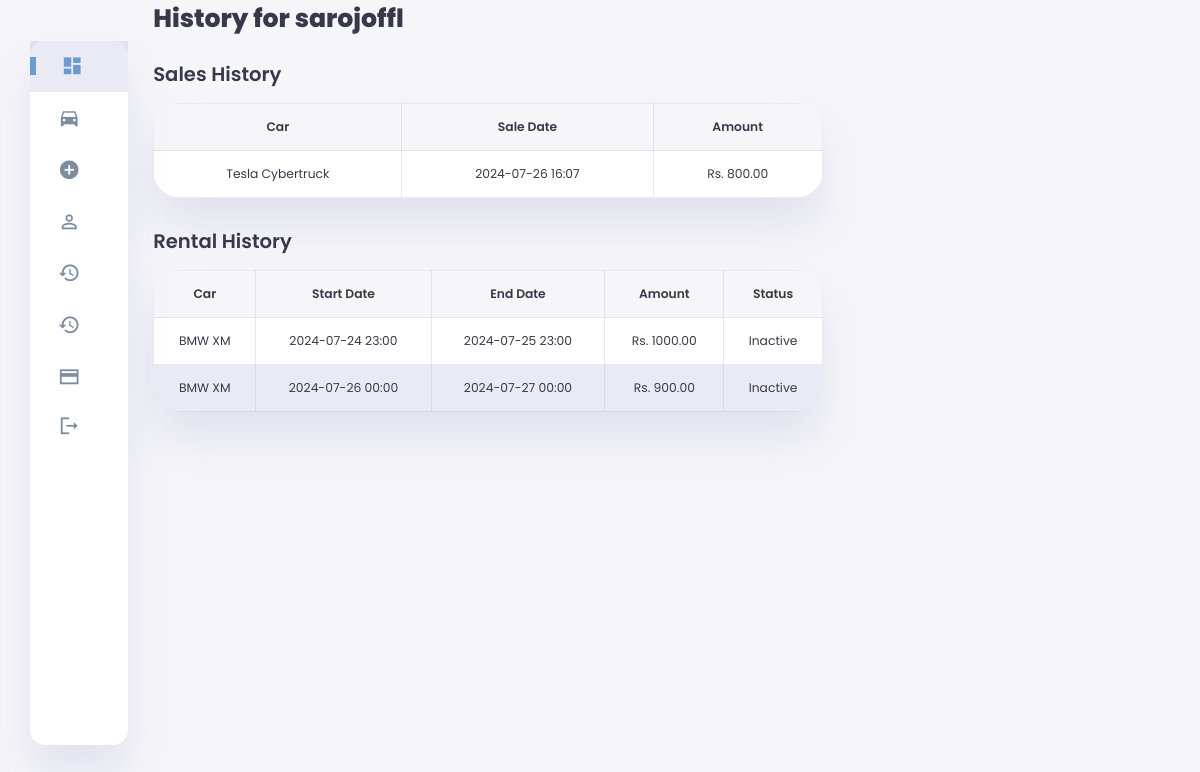
Page /admin_user_history/3/ (signed in) on the committed database.
### sales_rental/models.py (models this page shows, shortened)
class User(AbstractUser):
    email_confirmed = models.BooleanField(default=False)
    otp = models.CharField(max_length=6, null=True, blank=True)
    otp_expiration = models.DateTimeField(null=True, blank=True)
    watchlist = models.ManyToManyField('Car', related_name='watchlisted_by', blank=True)
    phone_number = models.CharField(max_length=15, null=True, blank=True)

class Sale(models.Model):
    car = models.ForeignKey(Car, related_name='sales', on_delete=models.CASCADE)
    buyer = models.ForeignKey(User, on_delete=models.CASCADE)
    sale_date = models.DateTimeField(auto_now_add=True)
    amount = models.DecimalField(max_digits=10, decimal_places=2, default=0.00)

class Car(models.Model):
    make = models.CharField(max_length=50)
    model = models.CharField(max_length=50)
    year = models.PositiveIntegerField()
    price = models.DecimalField(max_digits=10, decimal_places=2)
    description = models.TextField()
    images = models.ManyToManyField('CarImage', related_name='cars', blank=True)
    discount = models.DecimalField(max_digits=5, decimal_places=2, null=True, blank=True)
    is_available_for_sale = models.BooleanField(default=True)
    is_available_for_rent = models.BooleanField(default=True)

class Rental(models.Model):
    car = models.ForeignKey(Car, related_name='rentals', on_delete=models.CASCADE)
    renter = models.ForeignKey(User, on_delete=models.CASCADE)
    rental_start_date = models.DateTimeField()
    rental_end_date = models.DateTimeField()
    amount = models.DecimalField(max_digits=10, decimal_places=2, default=0.00)
    cancellation_reason = models.CharField(max_length=255, blank=True, null=True)
    cancellation_date = models.DateTimeField(blank=True, null=True)
    is_active = models.BooleanField(default=True)

### sales_rental/admin_views.py (the view)
# urls.py: path('admin_user_history/<int:user_id>/', admin_views.admin_user_history, name='admin_user_history'),
@user_passes_test(lambda u: u.is_superuser)
def admin_user_history(request, user_id):
    user = get_object_or_404(User, pk=user_id)
    sales = Sale.objects.filter(buyer=user)
    rentals = Rental.objects.filter(renter=user)
    context = {
        'user': user,
        'sales': sales,
        'rentals': rentals
    }
    return render(request, 'admin_user_history.html', context)

### sales_rental/context_processors.py (called while the page is built)
def current_year(request):
    return {'current_year': datetime.now().year}

### sales_rental/templates/admin_user_history.html
{% extends "admin_base.html" %}
{% block content %}
<h1>History for {{ user.username }}</h1>
<div class="history-section">
    {% if sales.exists %}
    <h2>Sales History</h2>
    <table>
        <thead>
            <tr>
                <th>Car</th>
                <th>Sale Date</th>
                <th>Amount</th>
            </tr>
        </thead>
        <tbody>
            {% for sale in sales %}
            <tr>
                <td>{{ sale.car.make }} {{ sale.car.model }}</td>
                <td>{{ sale.sale_date|date:"Y-m-d H:i" }}</td>
                <td>Rs. {{ sale.amount|floatformat:2 }}</td>
            </tr>
            {% endfor %}
        </tbody>
    </table>
    {% endif %}
</div>
<div class="history-section">
    {% if rentals.exists %}
    <h2>Rental History</h2>
    <table>
        <thead>
            <tr>
                <th>Car</th>
                <th>Start Date</th>
                <th>End Date</th>
                <th>Amount</th>
                <th>Status</th>
            </tr>
        </thead>
        <tbody>
            {% for rental in rentals %}
            <tr>
                <td>{{ rental.car.make }} {{ rental.car.model }}</td>
                <td>{{ rental.rental_start_date|date:"Y-m-d H:i" }}</td>
                <td>{{ rental.rental_end_date|date:"Y-m-d H:i" }}</td>
                <td>Rs. {{ rental.amount|floatformat:2 }}</td>
                <td>{{ rental.is_active|yesno:"Active,Inactive" }}</td>
            </tr>
            {% endfor %}
        </tbody>
    </table>
    {% endif %}
</div>
{% endblock %}

### sales_rental/static/css/admin-style.css (style rules this page uses)
:root { --color-primary: #6C9BCF; --color-danger: #FF0060; --color-success: #1B9C85; --color-warning: #F7D060; --color-white: #fff; --color-info-dark: #7d8da1; --color-dark: #363949; --color-light: rgba(132, 139, 200, 0.18); --color-dark-variant: #677483; --color-background: #f6f6f9; --card-border-radius: 2rem; --border-radius-1: 0.4rem; --border-radius-2: 1.2rem; --card-padding: 1.8rem; --padding-1: 1.2rem; --box-shadow: 0 2rem 3rem var(--color-light); }
* { margin: 0; padding: 0; outline: 0; appearance: 0; border: 0; text-decoration: none; box-sizing: border-box; }
html { font-size: 14px; }
body { width: 100vw; height: 100vh; font-family: 'Poppins', sans-serif; font-size: 0.88rem; user-select: none; overflow-x: hidden; color: var(--color-dark); background-color: var(--color-background); }
h1 { font-weight: 800; font-size: 1.8rem; margin-bottom: 1.5rem; }
h2 { font-weight: 600; font-size: 1.4rem; margin-bottom: 1rem; }
main .stats-table, main .history-table, table { width: 100%; border-collapse: collapse; margin-bottom: 2rem; background-color: var(--color-white); box-shadow: var(--box-shadow); border-radius: var(--card-border-radius); overflow: hidden; }
main .stats-table th, main .stats-table td, main .history-table th, main .history-table td, table th, table td { text-align: center; padding: 1rem; border: 1px solid var(--color-light); }
main .stats-table th, main .history-table th, table th { background-color: var(--color-background); font-weight: 600; }
main .stats-table td, main .history-table td, table td { background-color: var(--color-white); }
main .history-table tr:nth-child(even) td, table tr:nth-child(even) td { background-color: var(--color-light); }

### rows in the picture
User: username "sarojoffl"
Sale: car.make "Tesla", car.model "Cybertruck", sale_date "2024-07-26 16:07", amount "800.00"
Rental: car.make "BMW", car.model "XM", rental_start_date "2024-07-24 23:00", rental_end_date "2024-07-25 23:00", amount "1000.00", is_active "Inactive"
Rental: car.make "BMW", car.model "XM", rental_start_date "2024-07-26 00:00", rental_end_date "2024-07-27 00:00", amount "900.00", is_active "Inactive"
